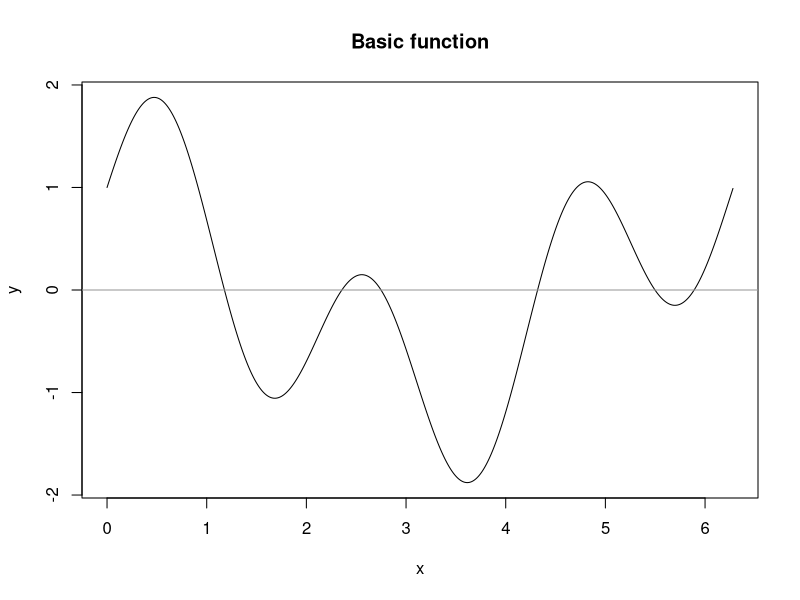
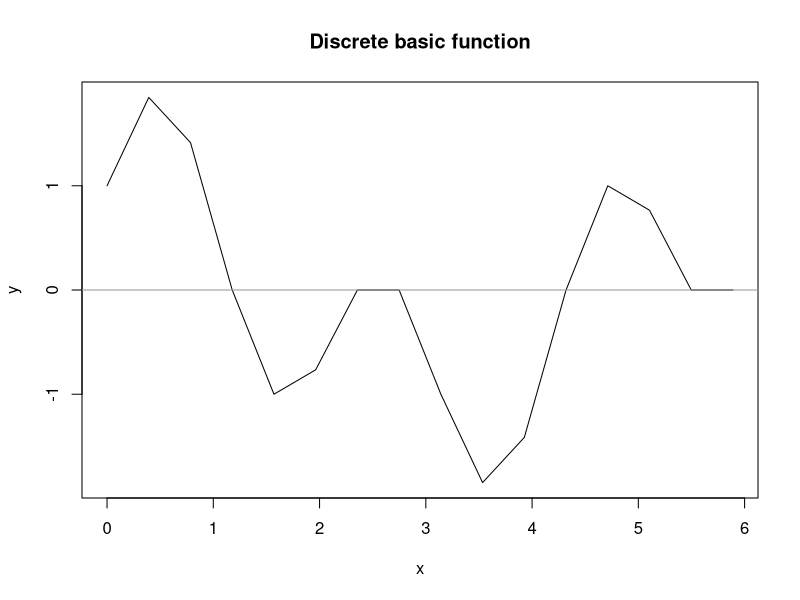
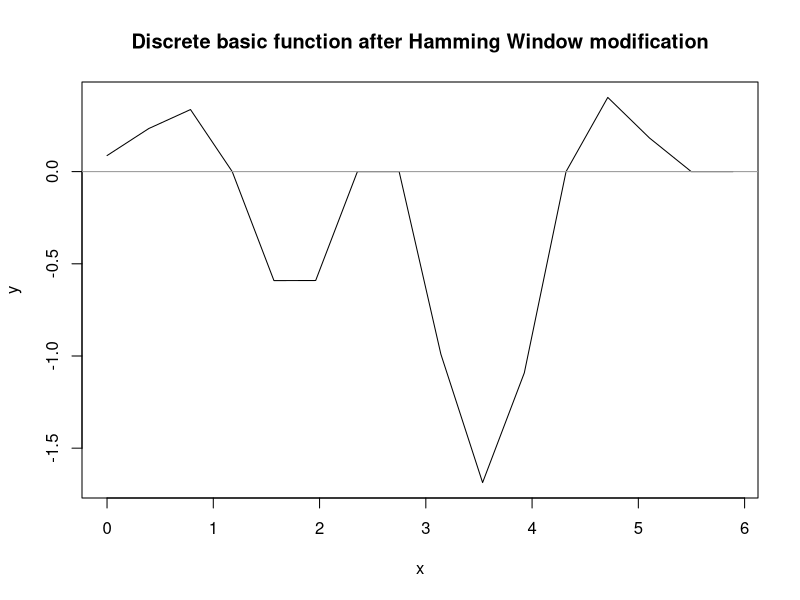

These charts were generated, in order, by the following R code:
# Made by IvAlex

y <- function(x) {
  sin(3 * x) + cos(x)
}

custom_plot <- function(x, y, head_title) {
  plot(x, y, type = "l", xlab = "x", ylab = "y", main = head_title)
  abline(h = 0, col = "gray60")
}

custom_freq_plot <- function(x, y, head_title) {
  plot(x, y, type = "h", xlab = "x", ylab = "y", main = head_title)
  abline(h = 0, col = "gray60")
}

# Dots num
N <- 16

#Period
T <- 2 * pi

#Interval
a <- 0
b <- a + T

# 
custom_seq_interval = function(from, before, num_intervals){
  res <- seq(from, before, length.out = (num_intervals + 1))
  res[-length(res)]
}

# basic function
basic_xdots <- seq(a, b, by = 0.01)
basic_ydots <- y(basic_xdots)
custom_plot(basic_xdots, basic_ydots, "Basic function")

#discrete basic function
basic_xdots <- custom_seq_interval(a, b, N)
basic_ydots <- y(basic_xdots)
custom_plot(basic_xdots, basic_ydots, "Discrete basic function")

hamming_a <- 25/46
hamming_b <- 21/46
hidden_hamming_window_ <- function(n, N){
  hamming_a - hamming_b * cos(2 * pi * n / (N - 1))
}

# Hamming Window
hamming_window <- function(dots){
  N <- length(dots)
  res <- dots * hidden_hamming_window_(seq(0, N - 1), N)
  res
}

hamming_ydots <- hamming_window(basic_ydots)
custom_plot(basic_xdots, hamming_ydots, "Discrete basic function after Hamming Window modification")

#Fourier transform
## Sorting indexes generator
sort_index_gen <- function (arr, k){
  if (k < 1) {
    arr
  } else {
    sort_index_gen(c(arr, (k + arr)), k / 2);
  }
}
  
#БПФ с прореживанием по частоте
fft_butterfly <- function(arr, dir){
  n <- length(arr)
  w <- 1
  b <- NULL
  d <- NULL
  Wn <- exp(((-1) ^ dir) *2 * i * pi / n)
  if (length(arr) < 2) {
    return(arr)
  }
  
  for(index in seq(1, n/2, by = 1)) {
    b <- c(b, arr[index]+arr[index+(n/2)]) 
    d := c(d, (arr[index]-arr[index+(n/2)])*w)
    w <- w*Wn
  }
  
  c(fft_butterfly(b, n / 2, dir), fft_butterfly(d, n / 2, dir))
}

custom_fft <- function(dots){
  fft_butterfly(dots, 0)[sort_index_gen(c(0), length(dots) / 2) + 1]
}

custom_ifft <- function(idots){
  fft_butterfly(idots, 1)[sort_index_gen(c(0), length(dots) / 2) + 1]
}
